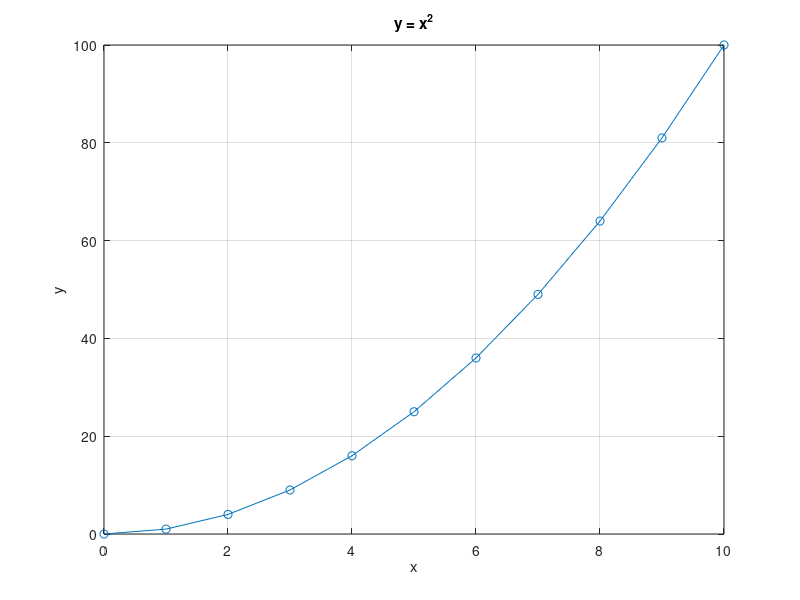

Source code (MATLAB):
%% 2.2 연습문제 3: 라벨이 있는 그래프
x = 0:1:10;
y = x.^2;

figure
plot(x, y, "-o")
title("y = x^2")
xlabel("x")
ylabel("y")
grid on
